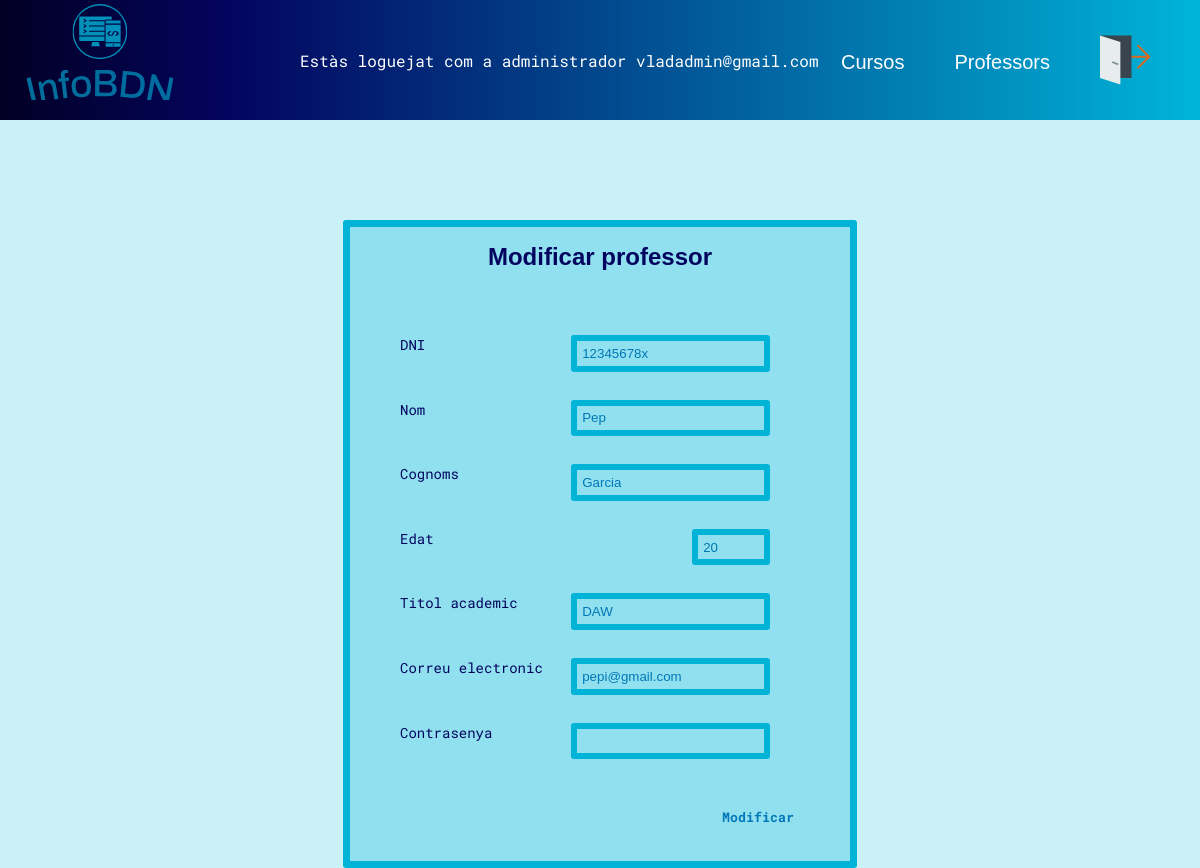
/InfoBDN/edit_prof.php?dni=12345678x (signed in), run on the app's committed database.
### tables this page shows
CREATE TABLE `professor` (
  `DNI` varchar(12) NOT NULL,
  `Nom` varchar(20) NOT NULL,
  `Cognoms` varchar(20) NOT NULL,
  `Edat` int(2) NOT NULL DEFAULT 30,
  `Titol_academic` varchar(20) NOT NULL,
  `Foto` varchar(255) NOT NULL,
  `Mail` varchar(55) NOT NULL,
  `Actiu` varchar(2) NOT NULL DEFAULT 'si',
  `password` varchar(55) NOT NULL
);

### InfoBDN/edit_prof.php (the view, shortened to what this page needs)
<!DOCTYPE html>
<html lang="ca">
<head>
    <link rel="stylesheet" href="style.css">
</head>
<body>
    <?php
    include "functions.php";
    $bddcon= getBddConn();
    if (isset($_SESSION["email"]) && $_SESSION["role"]=="admin"){
        if ($_POST) {
            $dni = $_POST['dni'];
            $nom = $_POST['nom'];
            $cognoms = $_POST['cognoms'];
            $edat = $_POST['edat'];
            $titol = $_POST['titol'];
            $email= $_POST['correu'];
            $password= $_POST['password'];
            $md5pass = md5($password);
            $sql = "UPDATE professor SET Nom='$nom', Cognoms='$cognoms', Edat='$edat', Titol_academic='$titol', Mail='$email', password='$md5pass' WHERE DNI LIKE '$dni'";
            $consulta = mysqli_query ($bddcon,$sql);
            if(!$consulta){
                echo mysqli_error($bddcon)."<br>";
                echo "Error querry no valida ".$sql;
                echo "Redirigint..";
                echo "<META HTTP-EQUIV='REFRESH' CONTENT='3;URL=profs_admin.php'>";
            }else{
                echo "Professor modificat exitosament!!!";
                echo "<META HTTP-EQUIV='REFRESH' CONTENT='3;URL=profs_admin.php'>";
            }
        }else{
            if ($_REQUEST['dni']) {
                $dni = $_REQUEST['dni'];
                $sql = "SELECT * FROM professor WHERE DNI LIKE '$dni'";
                $consulta = mysqli_query ($bddcon,$sql);
                if(!$consulta){
                    echo mysqli_error($bddcon)."<br>";
                    echo "Error querry no valida ".$sql;
                    echo "Redirigint..";
                    echo "<META HTTP-EQUIV='REFRESH' CONTENT='3;URL=profs_admin.php'>";
                }else{
                    $prof= mysqli_fetch_assoc($consulta);
                    echo "<form class='big_form form' action='edit_prof.php' ENCTYPE='multipart/form-data' method='post'>
                        <h1> Modificar professor </h1>
                        <p>DNI<input type='text' name='dni' id='dni' value='".$prof['DNI']."' readonly></p>
                        <p>Nom<input required type='text' name='nom' id='nom' value='".$prof['Nom']."'></p>
                        <p>Cognoms<input required type='text' name='cognoms' id='cognoms' value='".$prof['Cognoms']."'></p>
                        <p>Edat<input required type='number' name='edat' id='edat' max='100' min='18' value='".$prof['Edat']."'></p>
                        <p>Titol academic<input required type='text' name='titol' id='titol' value='".$prof['Titol_academic']."'></p>
                        <p>Correu electronic<input required type='email' name='correu' id='correu' value='".$prof['Mail']."'></p>
                        <p>Contrasenya<input required type='password' name='password' id='password'></p>
                        <p><button class='submit_button' type='submit'>Modificar</button></p>
                        </form>";
                }
            }else{
                echo "No hem pogut obtenir el DNI del professor";
                echo "<META HTTP-EQUIV='REFRESH' CONTENT='3;URL=profs_admin.php'>";
            }
        }
    }else{
        echo "<p>Has d'estar valiat per veure aquesta pàgina</p>";
        echo "<META HTTP-EQUIV='REFRESH' CONTENT='3;URL=index.php'>";
    }
    ?>
</body>
</html>

### InfoBDN/style.css (style rules this page uses)
body { background-color: #caf0f8; display: flex; flex-direction: column; align-items: center; margin: 0; font-family: 'Roboto Mono'; color: #0077b6; }
.form { font-size: 14px; margin-top: 100px; width: 300px; display: flex; flex-direction: column; align-items: center; margin-left: auto; margin-right: auto; background-color: #90e0ef; color: #03045e; border: 7px solid #00b4d8; border-radius: 3px; }
h1 { font-family: 'Fengardo Neue', sans-serif; font-size: 24px; margin-bottom: 50px; }
input { border: 6px solid #00b4d8; border-radius: 3px; background-color: #90e0ef; color: #0077b6; padding: 0.3rem; }
.submit_button { background-color: #90e0ef; color: #0077b6; border: none; font-family: 'Roboto Mono'; font-weight: bolder; margin-left: 80px; }
.big_form { width: 500px; }
.big_form>p { width: 100%; padding-left: 20%; }
.big_form>p>input { float: right; margin-right: 130px; }
.big_form>p>.submit_button { float: right; margin-right: 100px; margin-top: 20px; margin-bottom: 20px; }

### data on the page
professor: dni "12345678x", nom "Pep", cognoms "Garcia", edat "20", titol "DAW", correu "pepi@gmail.com"

### other printed values
$_SESSION['email'] "vladadmin@gmail.com"
